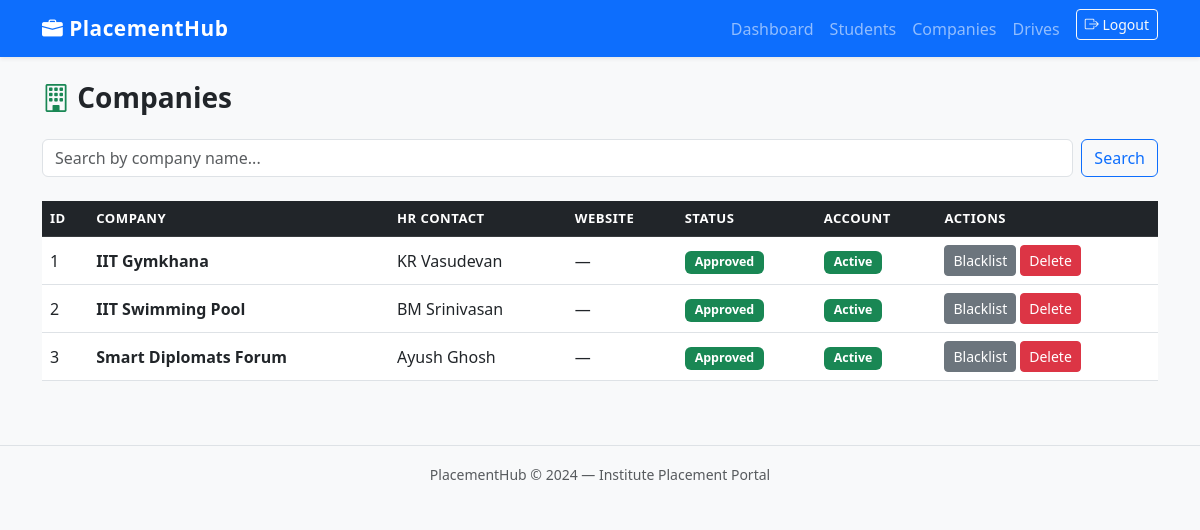
The app's page /admin/companies (signed in) with its own data.
### app/models.py (models this page shows)
class Company(db.Model):
    __tablename__ = 'company'
    id = db.Column(db.Integer, primary_key=True)
    user_id = db.Column(db.Integer, db.ForeignKey('user.id'), nullable=False)
    company_name = db.Column(db.String(150), nullable=False)
    hr_contact = db.Column(db.String(100))
    website = db.Column(db.String(200))
    description = db.Column(db.Text)
    approval_status = db.Column(db.String(20), default='pending')
    drives = db.relationship('PlacementDrive', backref='company', lazy=True)

### app/admin.py (the view)
@admin.route('/companies')
@login_required
@admin_required
def companies():
    search = request.args.get('search', '')
    if search:
        results = Company.query.filter(Company.company_name.ilike(f'%{search}%')).all()
    else:
        results = Company.query.all()
    return render_template('admin/companies.html', companies=results, search=search)

### app/admin.py (called while the page is built)
def admin_required(f):
    @wraps(f)
    def decorated(*args, **kwargs):
        if not current_user.is_authenticated or current_user.role != 'admin':
            flash('Admin access required.', 'danger')
            return redirect(url_for('auth.login'))
        return f(*args, **kwargs)
    return decorated

### app/models.py (called while the page is built)
@login_manager.user_loader
def load_user(user_id):
    return User.query.get(int(user_id))

### app/templates/admin/companies.html (shortened to what this page needs)
{% extends 'base.html' %}
{% block content %}
<h3 class="fw-bold mb-4"><i class="bi bi-building text-success"></i> Companies</h3>
<form method="GET" action="{{ url_for('admin.companies') }}" class="d-flex mb-4 gap-2">
    <input type="text" name="search" value="{{ search }}" class="form-control" placeholder="Search by company name...">
    <button type="submit" class="btn btn-outline-primary">Search</button>
</form>
<div class="table-responsive">
<table class="table table-hover align-middle">
    <thead class="table-dark">
        <tr>
            <th>ID</th>
            <th>Company</th>
            <th>HR Contact</th>
            <th>Website</th>
            <th>Status</th>
            <th>Account</th>
            <th>Actions</th>
        </tr>
    </thead>
    <tbody>
        {% for comp in companies %}
        <tr>
            <td>{{ comp.id }}</td>
            <td class="fw-semibold">{{ comp.company_name }}</td>
            <td>{{ comp.hr_contact or '—' }}</td>
            <td>
                {% if comp.website %}
                <a href="{{ comp.website }}" target="_blank" class="small">Visit</a>
                {% else %}—{% endif %}
            </td>
            <td>
                {% if comp.approval_status == 'approved' %}
                    <span class="badge bg-success">Approved</span>
                {% elif comp.approval_status == 'pending' %}
                    <span class="badge bg-warning text-dark">Pending</span>
                {% else %}
                    <span class="badge bg-danger">Rejected</span>
                {% endif %}
            </td>
            <td>
                {% if comp.user.is_active %}
                    <span class="badge bg-success">Active</span>
                {% else %}
                    <span class="badge bg-secondary">Blacklisted</span>
                {% endif %}
            </td>
            <td>
                <div class="d-flex gap-1 flex-wrap">
                    {% if comp.user.is_active %}
                    <a href="{{ url_for('admin.blacklist_company', company_id=comp.id) }}"
                       class="btn btn-sm btn-secondary"
                       onclick="return confirm('Blacklist this company?')">Blacklist</a>
                    {% endif %}
                    <a href="{{ url_for('admin.delete_company', company_id=comp.id) }}"
                       class="btn btn-sm btn-danger"
                       onclick="return confirm('Delete this company permanently?')">Delete</a>
                </div>
            </td>
        </tr>
        {% else %}
        <tr><td colspan="7" class="text-center text-muted">No companies found.</td></tr>
        {% endfor %}
    </tbody>
</table>
</div>
{% endblock %}

### app/static/css/style.css (style rules this page uses)
body { background-color: #f8f9fa; font-family: 'Segoe UI', system-ui, sans-serif; }
.table th { font-size: 0.82rem; letter-spacing: 0.5px; text-transform: uppercase; }
.badge { font-size: 0.78rem; padding: 5px 10px; }

### records on screen
Company: id "1", company_name "IIT Gymkhana", hr_contact "KR Vasudevan", approval_status "Approved"
Company: id "2", company_name "IIT Swimming Pool", hr_contact "BM Srinivasan", approval_status "Approved"
Company: id "3", company_name "Smart Diplomats Forum", hr_contact "Ayush Ghosh", approval_status "Approved"
